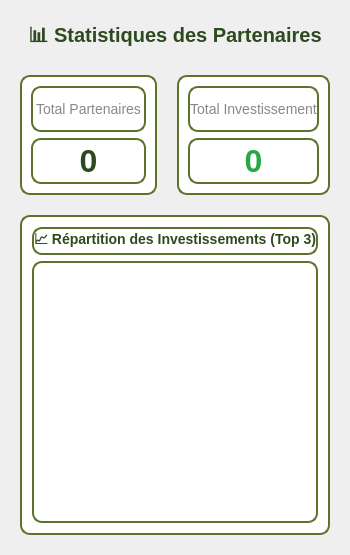
          <widget class="QWidget" name="statsTab">
           <attribute name="title">
            <string>Statistiques</string>
           </attribute>
           <layout class="QVBoxLayout">
            <property name="spacing">
             <number>20</number>
            </property>
            <property name="margin" stdset="0">
             <number>20</number>
            </property>
            <item>
             <widget class="QLabel" name="statsHeaderLabel">
              <property name="styleSheet">
               <string>font-size: 20px; color: #2d4a1f; font-weight: bold;</string>
              </property>
              <property name="text">
               <string>📊 Statistiques des Partenaires</string>
              </property>
              <property name="alignment">
               <set>Qt::AlignmentFlag::AlignCenter</set>
              </property>
             </widget>
            </item>
            <item>
             <layout class="QHBoxLayout" name="statsCardsLayout">
              <item>
               <widget class="QFrame" name="cardTotalPartenaires">
                <property name="minimumSize">
                 <size>
                  <width>0</width>
                  <height>120</height>
                 </size>
                </property>
                <property name="styleSheet">
                 <string>background: white; border: 2px solid #5d732c; border-radius: 10px;</string>
                </property>
                <layout class="QVBoxLayout">
                 <item>
                  <widget class="QLabel" name="labelTotalPartenaires">
                   <property name="styleSheet">
                    <string>font-size: 14px; color: #888;</string>
                   </property>
                   <property name="text">
                    <string>Total Partenaires</string>
                   </property>
                   <property name="alignment">
                    <set>Qt::AlignmentFlag::AlignCenter</set>
                   </property>
                  </widget>
                 </item>
                 <item>
                  <widget class="QLabel" name="valueTotalPartenaires">
                   <property name="styleSheet">
                    <string>font-size: 32px; color: #2d4a1f; font-weight: bold;</string>
                   </property>
                   <property name="text">
                    <string>0</string>
                   </property>
                   <property name="alignment">
                    <set>Qt::AlignmentFlag::AlignCenter</set>
                   </property>
                  </widget>
                 </item>
                </layout>
               </widget>
              </item>
              <item>
               <widget class="QFrame" name="cardActifs">
                <property name="minimumSize">
                 <size>
                  <width>0</width>
                  <height>120</height>
                 </size>
                </property>
                <property name="styleSheet">
                 <string>background: white; border: 2px solid #5d732c; border-radius: 10px;</string>
                </property>
                <layout class="QVBoxLayout">
                 <item>
                  <widget class="QLabel" name="labelActifs">
                   <property name="styleSheet">
                    <string>font-size: 14px; color: #888;</string>
                   </property>
                   <property name="text">
                    <string>Total Investissement</string>
                   </property>
                   <property name="alignment">
                    <set>Qt::AlignmentFlag::AlignCenter</set>
                   </property>
                  </widget>
                 </item>
                 <item>
                  <widget class="QLabel" name="valueActifs">
                   <property name="styleSheet">
                    <string>font-size: 32px; color: #28a745; font-weight: bold;</string>
                   </property>
                   <property name="text">
                    <string>0</string>
                   </property>
                   <property name="alignment">
                    <set>Qt::AlignmentFlag::AlignCenter</set>
                   </property>
                  </widget>
                 </item>
                </layout>
               </widget>
              </item>
             </layout>
            </item>
            <item>
             <widget class="QFrame" name="chartFrame">
              <property name="minimumSize">
               <size>
                <width>0</width>
                <height>320</height>
               </size>
              </property>
              <property name="styleSheet">
               <string>background: white; border: 2px solid #5d732c; border-radius: 10px;</string>
              </property>
              <layout class="QVBoxLayout">
               <property name="margin" stdset="0">
                <number>10</number>
               </property>
               <item>
                <widget class="QLabel" name="chartTitleLabel">
                 <property name="styleSheet">
                  <string>font-size: 14px; color: #2d4a1f; font-weight: bold;</string>
                 </property>
                 <property name="text">
                  <string>📈 Répartition des Investissements (Top 3)</string>
                 </property>
                 <property name="alignment">
                  <set>Qt::AlignmentFlag::AlignCenter</set>
                 </property>
                </widget>
               </item>
               <item>
                <widget class="QChartView" name="investissementChartView">
                 <property name="minimumSize">
                  <size>
                   <width>0</width>
                   <height>260</height>
                  </size>
                 </property>
                </widget>
               </item>
              </layout>
             </widget>
            </item>
           </layout>
          </widget>
